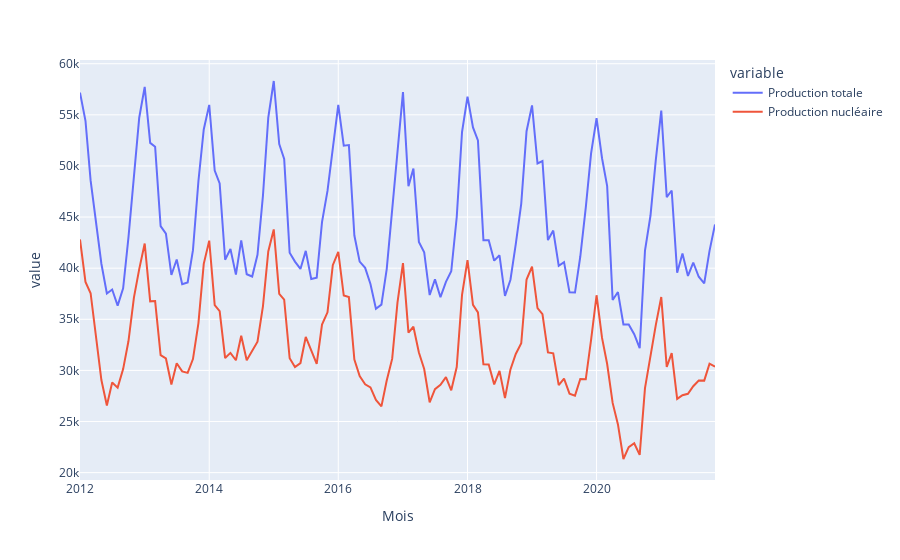

The code cell stored with this chart in its notebook:
### Code cell
import plotly.express as px
data3=data[["Production totale","Production nucléaire"]]
fig = px.line(data3, facet_col_wrap=1)
fig.update_yaxes(matches=None)
fig.show()
